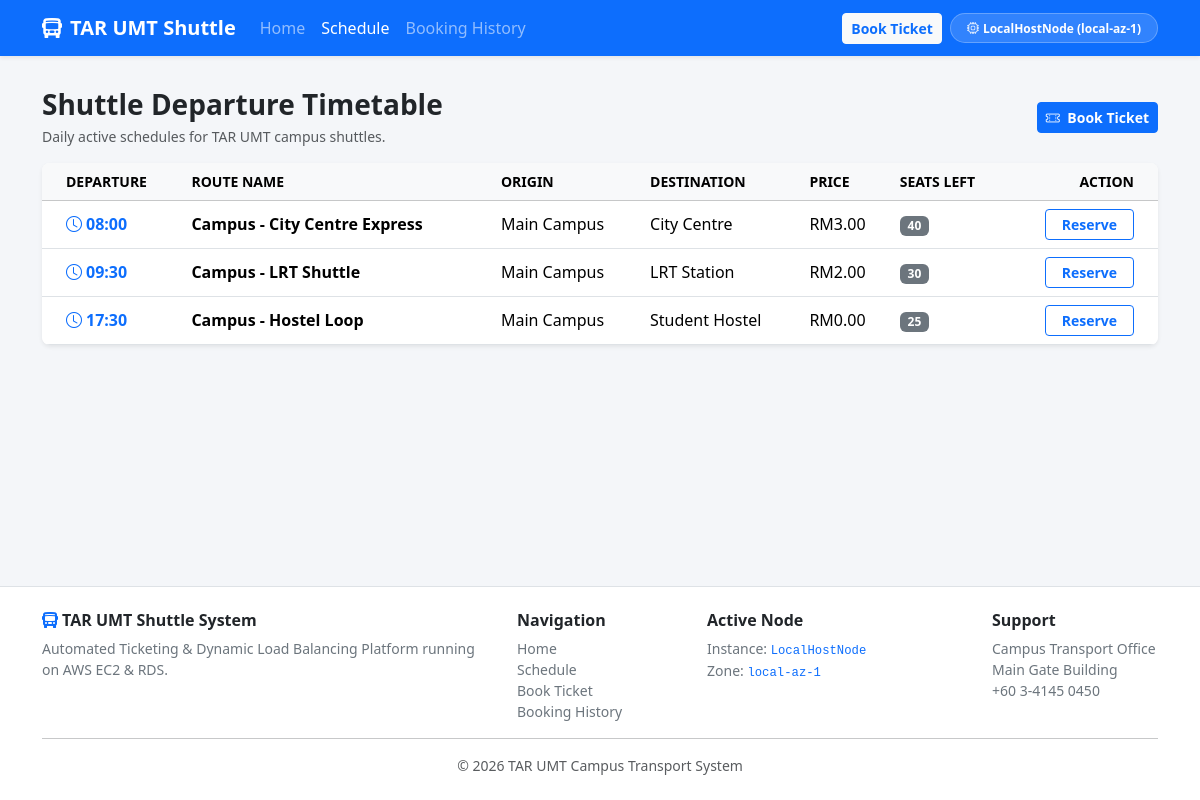
Page /schedule.php on the committed database.
### tables this page shows
CREATE TABLE IF NOT EXISTS routes (
    id INT AUTO_INCREMENT PRIMARY KEY,
    route_name VARCHAR(100) NOT NULL,
    origin VARCHAR(100) NOT NULL,
    destination VARCHAR(100) NOT NULL,
    departure_time TIME NOT NULL,
    price DECIMAL(10, 2) NOT NULL DEFAULT 0.00,
    available_seats INT NOT NULL DEFAULT 0,
    image_url VARCHAR(500) NOT NULL,
    created_at TIMESTAMP DEFAULT CURRENT_TIMESTAMP,
    updated_at TIMESTAMP DEFAULT CURRENT_TIMESTAMP ON UPDATE CURRENT_TIMESTAMP,
    INDEX idx_departure (departure_time),
    INDEX idx_route_search (route_name, origin, destination)
);

### functions.php (called while the page is built, shortened)
<?php
function get_ec2_metadata(): array {
    $context = stream_context_create(['http' => ['timeout' => 1]]);
    $tokenHeader = @file_get_contents('http://169.254.169.254/latest/api/token', false, stream_context_create([
        'http' => ['method' => 'PUT', 'header' => "X-aws-ec2-metadata-token-ttl-seconds: 60", 'timeout' => 1]
    ]));
    if ($tokenHeader) {
        $opts = ['http' => ['header' => "X-aws-ec2-metadata-token: $tokenHeader", 'timeout' => 1]];
        $ctx = stream_context_create($opts);
        $instance_id = @file_get_contents('http://169.254.169.254/latest/meta-data/instance-id', false, $ctx);
        $az = @file_get_contents('http://169.254.169.254/latest/meta-data/placement/availability-zone', false, $ctx);
    } else {
        $instance_id = @file_get_contents('http://169.254.169.254/latest/meta-data/instance-id', false, $context);
        $az = @file_get_contents('http://169.254.169.254/latest/meta-data/placement/availability-zone', false, $context);
    }
    return [
        'instance_id' => $instance_id ?: 'LocalHostNode',
        'az'          => $az ?: 'local-az-1'
    ];
}
function e(string $value): string {
    return htmlspecialchars($value, ENT_QUOTES, 'UTF-8');
}

### schedule.php (the view)
<?php
include __DIR__ . '/header.php';
$db = Database::getConnection();
$routes = $db->query("SELECT * FROM routes ORDER BY departure_time ASC");
?>
<div class="container mt-2">
    <div class="d-flex justify-content-between align-items-center mb-3">
        <div>
            <h3 class="fw-bold mb-1">Shuttle Departure Timetable</h3>
            <p class="text-muted small mb-0">Daily active schedules for TAR UMT campus shuttles.</p>
        </div>
        <a href="book.php" class="btn btn-primary btn-sm fw-semibold"><i class="bi bi-ticket-perforated me-1"></i> Book Ticket</a>
    </div>
    <div class="card border-0 shadow-sm rounded-3 overflow-hidden">
        <div class="table-responsive">
            <table class="table table-hover align-middle mb-0">
                <thead class="table-light">
                    <tr class="text-uppercase text-muted small">
                        <th class="ps-4">Departure</th>
                        <th>Route Name</th>
                        <th>Origin</th>
                        <th>Destination</th>
                        <th>Price</th>
                        <th>Seats Left</th>
                        <th class="pe-4 text-end">Action</th>
                    </tr>
                </thead>
                <tbody>
                    <?php if ($routes && $routes->num_rows > 0): ?>
                        <?php while($r = $routes->fetch_assoc()): ?>
                        <tr>
                            <td class="ps-4 fw-bold text-primary"><i class="bi bi-clock me-1"></i><?= date('H:i', strtotime($r['departure_time'])) ?></td>
                            <td class="fw-semibold"><?= e($r['route_name']) ?></td>
                            <td><?= e($r['origin']) ?></td>
                            <td><?= e($r['destination']) ?></td>
                            <td>RM<?= number_format((float)$r['price'], 2) ?></td>
                            <td><span class="badge bg-<?= $r['available_seats'] > 5 ? 'secondary' : 'warning text-dark' ?>"><?= $r['available_seats'] ?></span></td>
                            <td class="pe-4 text-end">
                                <a href="book.php?route_id=<?= $r['id'] ?>" class="btn btn-sm btn-outline-primary fw-semibold px-3">Reserve</a>
                            </td>
                        </tr>
                        <?php endwhile; ?>
                    <?php else: ?>
                        <tr><td colspan="7" class="text-center py-4 text-muted">No schedules active at this time.</td></tr>
                    <?php endif; ?>
                </tbody>
            </table>
        </div>
    </div>
</div>
<?php include __DIR__ . '/footer.php'; ?>

### header.php (shortened to what this page needs)
<?php
require_once __DIR__ . '/functions.php';
$node_info = get_ec2_metadata();
$current_page = basename($_SERVER['PHP_SELF']);
?>
<!DOCTYPE html>
<html lang="en">
<head>
    <link href="https://cdn.jsdelivr.net/npm/bootstrap@5.3.2/dist/css/bootstrap.min.css" rel="stylesheet">
    <link href="https://cdn.jsdelivr.net/npm/bootstrap-icons@1.11.1/font/bootstrap-icons.css" rel="stylesheet">
</head>
<body>
<nav class="navbar navbar-expand-lg navbar-dark bg-primary shadow-sm">
    <div class="container">
        <a class="navbar-brand fw-bold" href="index.php">
            <i class="bi bi-bus-front-fill me-2"></i>TAR UMT Shuttle
        </a>
        <div class="collapse navbar-collapse" id="navContent">
            <ul class="navbar-nav me-auto mb-2 mb-lg-0">
                <li class="nav-item"><a class="nav-link <?= $current_page==='index.php'?'active':'' ?>" href="index.php">Home</a></li>
                <li class="nav-item"><a class="nav-link <?= $current_page==='schedule.php'?'active':'' ?>" href="schedule.php">Schedule</a></li>
                <li class="nav-item"><a class="nav-link <?= $current_page==='history.php'?'active':'' ?>" href="history.php">Booking History</a></li>
            </ul>
            <div class="d-flex align-items-center gap-2">
                <a href="book.php" class="btn btn-light text-primary fw-semibold btn-sm">Book Ticket</a>
                <span class="badge rounded-pill node-info-badge text-white px-3 py-2">
                    <i class="bi bi-cpu me-1"></i><?= e($node_info['instance_id']) ?> (<?= e($node_info['az']) ?>)
                </span>
            </div>
        </div>
    </div>
</nav>
<div class="main-content py-4">

### footer.php (shortened to what this page needs)
</div>
<footer class="bg-white border-top py-4 mt-auto">
    <div class="container">
        <div class="row g-4 text-secondary">
            <div class="col-md-5">
                <h6 class="fw-bold text-dark mb-2">
                    <i class="bi bi-bus-front-fill me-1 text-primary"></i>TAR UMT Shuttle System
                </h6>
                <p class="small mb-0">
                    Automated Ticketing & Dynamic Load Balancing Platform running on AWS EC2 & RDS.
                </p>
            </div>
            <div class="col-md-2">
                <h6 class="fw-bold text-dark mb-2">Navigation</h6>
                <ul class="list-unstyled small mb-0">
                    <li><a href="index.php" class="text-decoration-none text-secondary">Home</a></li>
                    <li><a href="schedule.php" class="text-decoration-none text-secondary">Schedule</a></li>
                    <li><a href="book.php" class="text-decoration-none text-secondary">Book Ticket</a></li>
                    <li><a href="history.php" class="text-decoration-none text-secondary">Booking History</a></li>
                </ul>
            </div>
            <div class="col-md-3">
                <h6 class="fw-bold text-dark mb-2">Active Node</h6>
                <p class="small mb-0">
                    Instance: <code class="text-primary"><?= e($node_info['instance_id'] ?? 'N/A') ?></code><br>
                    Zone: <code class="text-primary"><?= e($node_info['az'] ?? 'N/A') ?></code>
                </p>
            </div>
            <div class="col-md-2">
                <h6 class="fw-bold text-dark mb-2">Support</h6>
                <p class="small mb-0">Campus Transport Office<br>Main Gate Building<br>+60 3-4145 0450</p>
            </div>
        </div>
        <hr class="my-3 opacity-25">
        <div class="text-center small text-muted">&copy; <?= date('Y') ?> TAR UMT Campus Transport System</div>
    </div>
</footer>
</body>
</html>

### header.php (style rules this page uses)
:root { --tarumt-blue: #0d6efd; --tarumt-dark: #0a58ca; }
body { background-color: #f4f6f9; min-height: 100vh; display: flex; flex-direction: column; }
.main-content { flex: 1; }
.node-info-badge { font-size: 0.75rem; background: rgba(255,255,255,0.15); border: 1px solid rgba(255,255,255,0.25); }

### rows in the picture
routes: departure_time "08:00", route_name "Campus - City Centre Express", origin "Main Campus", destination "City Centre", price "3.00", available_seats "40"
routes: departure_time "09:30", route_name "Campus - LRT Shuttle", origin "Main Campus", destination "LRT Station", price "2.00", available_seats "30"
routes: departure_time "17:30", route_name "Campus - Hostel Loop", origin "Main Campus", destination "Student Hostel", price "0.00", available_seats "25"

### other values in the picture
$node_info['instance_id'] "LocalHostNode"
$node_info['az'] "local-az-1"
